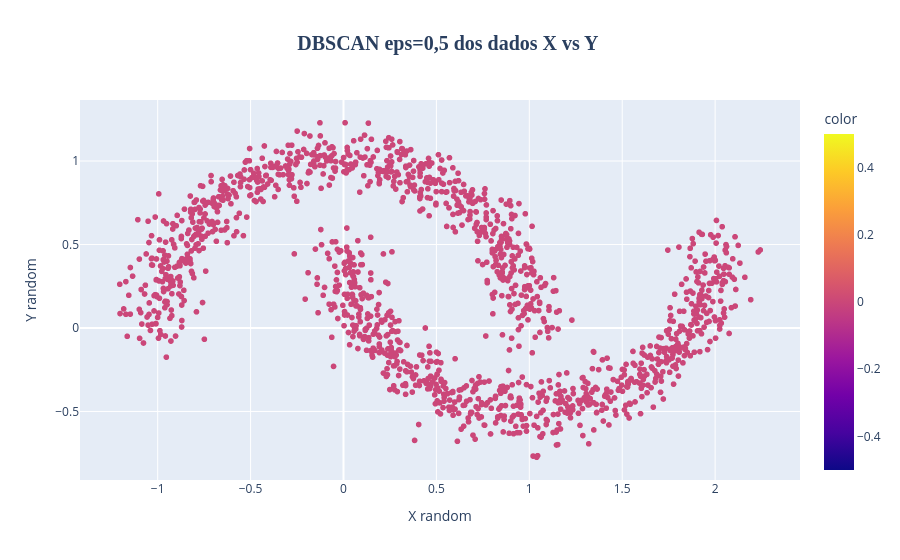

Notebook cell for this chart:
### Code cell
dbscan = DBSCAN(eps=0.5) # padrão do raio é de 0,5 eps
rotulos = dbscan.fit_predict(X_random)
print(set(rotulos))
grafico = px.scatter(x = X_random[:,0], y = X_random[:, 1], color = rotulos, title='<b>DBSCAN eps=0,5 dos dados X vs Y </b>')

grafico.update_layout(
    xaxis_title_text='X random',
    yaxis_title_text='Y random',
    # padrão o título
    title_font_size=20,  # Define o tamanho da fonte do título
    title_font_family='Arial Black', # Uma fonte mais grossa
    title_x=0.5 # Centraliza o título no gráfico
)

grafico.show()
grafico.write_html("Figuras/19-5_grafico5.html")

### Figure 1 — Plotly figure (JSON) as saved in the notebook; plotly's stock layout.template omitted (floating-point values rounded to 4 significant figures; data arrays with more than 128 entries replaced by an {"elided": "..."} marker saying what was removed)
{"data": [{"hovertemplate": "x=%{x}<br>y=%{y}<br>color=%{marker.color}<extra></extra>", "legendgroup": "", "marker": {"color": {"elided": "1500 int values"}, "coloraxis": "coloraxis", "symbol": "circle"}, "mode": "markers", "name": "", "showlegend": false, "type": "scattergl", "x": {"elided": "1500 float values"}, "xaxis": "x", "y": {"elided": "1500 float values"}, "yaxis": "y"}], "layout": {"autosize": true, "coloraxis": {"colorbar": {"title": {"text": "color"}}, "colorscale": [[0, "#0d0887"], [0.1111, "#46039f"], [0.2222, "#7201a8"], [0.3333, "#9c179e"], [0.4444, "#bd3786"], [0.5556, "#d8576b"], [0.6667, "#ed7953"], [0.7778, "#fb9f3a"], [0.8889, "#fdca26"], [1, "#f0f921"]]}, "legend": {"tracegroupgap": 0}, "title": {"font": {"family": "Arial Black", "size": 20}, "text": "<b>DBSCAN eps=0,5 dos dados X vs Y </b>", "x": 0.5}, "xaxis": {"anchor": "y", "autorange": true, "domain": [0, 1], "range": [-1.413, 2.452], "title": {"text": "X random"}, "type": "linear"}, "yaxis": {"anchor": "x", "autorange": true, "domain": [0, 1], "range": [-0.9396, 1.395], "title": {"text": "Y random"}, "type": "linear"}}}
